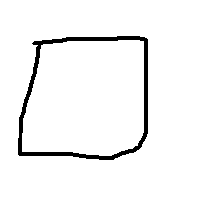
#> input picture Lab 2 - Classification Methods/images/rectangle/rec1.png, 200 x 200 px
$ jupyter execute utils.ipynb   (shell and % lines are left out)
#> lines starting #> are read from the running program, lines starting #| are printed output that depends on the picture; after the words box and inside, x2 and y2 are one past the last pixel; in counts of white or black regions, pixels touching at a corner belong together
## Utility Functions

It is good practice to keep your utility functions (functions that perform certain operations) separate from your machine learning pipeline. This helps you:

1. Focus on each operation/functionality on its own
2. Better trace code when something breaks
3. Perform unit testing

[cell 1]
### All imports we will need
import cv2
import numpy as np
import math
import glob
import matplotlib.pyplot as plt
from mpl_toolkits.mplot3d import Axes3D
from collections import Counter
# use interactive plots

[cell 2]
IN_DEBUG=False #### set debug to false when imported from another

## Data Preprocessing Utilities
Functions that implement the preprocessing operations

[cell 3]
def preprocess(img):
    # Preprocess the given image img.

    # [1] TODO: Convert the image to grayscale (~1 line)
    # Hint: Check the function cvtColor in opencv.
    gray_img=cv2.cvtColor(img, cv2.COLOR_BGR2GRAY )
    # [2] TODO: Blur the image to remove the noise (apply a 3x3 filter) (~1 line)
    # Hint: Check the function blur in opencv.
    # Hint: Pass the kernel size as an array (3, 3)
    ksize = (3, 3)
    blur_img=cv2.blur(gray_img, ksize)
    # [3] TODO: Convert the grayscale image to a binary image. Apply a threshold between 50 and 255 on the blurred image.
    #       The pixels having values less than 50 will be considered 0, and 255 otherwise. (~1 line)
    # Hint: Check the function threshold in opencv.
    # Hint: Use the type cv2.THRESH_BINARY with the type parameter.
    # Hint: This function has two return parameters. You can ignore the first one, and the second is the binary image.
    # Example: _, thresholded_img = cv2.threshold(....)

    _, thresholded_img = cv2.threshold(blur_img,50,255,cv2.THRESH_BINARY)
    return thresholded_img

[cell 4]
IN_DEBUG = True ## uncomment this line when you need to test your code, then re-comment it when done

if IN_DEBUG:
    ### test your implementation
    ######## DO NOT CHANGE THIS CODE ########
    img = cv2.imread('images/rectangle/rec1.png')
#> img is the input picture: shape (200, 200, 3); 95.4% white; 1 black region, box (x1, y1, x2, y2) and area: (18, 36, 148, 160) 1824
    thresholded_img = preprocess(img)
#> in preprocess, `blur_img=cv2.blur(gray_img, ksize)`:
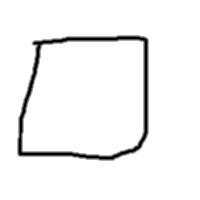
#> blur_img: shape (200, 200); min 0, max 255, mean 243.4
#> in preprocess, `_, thresholded_img = cv2.threshold(blur_img,50,255,cv2.THRESH_BINARY)`:
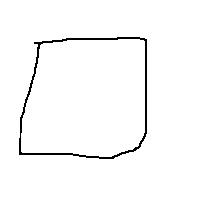
#> thresholded_img: shape (200, 200); 97.7% white; black in thin lines or dots, all inside (x1, y1, x2, y2) = (19, 37, 147, 159)
    assert np.all((thresholded_img==255) | (thresholded_img==0)), \
        'Preprocessing is incomplete: the resulting final image should be all 0 or 255'

## Feature Extraction Utilities
Functions that implement feature extractors

[cell 5]
def findContourArea(img):
    # This function finds the contours of a given image and returns it in the variable contours.
    ## understand contours:
    ### Contours can be explained simply as a curve joining all the continuous points (along the boundary), having same color or intensity.
    ### The contours are a useful tool for shape analysis and object detection and recognition.

    # NOTE: This function will not work correctly unless you preprocess the image properly as indicated.
    contours, hierarchy = cv2.findContours(img, cv2.RETR_TREE, cv2.CHAIN_APPROX_SIMPLE)
    ## the function findContours returns an array of contours and their hierarchy,
    ## Contours is a Python list of all the contours in the image. Each individual contour is a Numpy array of (x,y) coordinates of boundary points of the object.
    ## the list is sorted in terms of hierarchy, this means the outmost contour is in contours[0],
    ## and their direct inner contours are in contours[1] and so on and so forth

    # [4] TODO: Find the contour area of the given image (img) (~1 line)
    # Hint: check the function contourArea in opencv.
    # Hint: think which contour should be passed as argument to the function (which contour we should calculate its area)
    area = cv2.contourArea(contours[1])

    return area, contours

[cell 6]
def findBoundingRectangleArea(img, contours):
    # This function tries to fit the minimum bounding rectangle for the given contours.

    # [5] TODO: Find the minimum bounding rectangle that can fit the given contours.
    # Hint: Check the function boundingRect in opencv
    x,y,w,h = cv2.boundingRect(contours[1])
    # TODO (Optional): You can uncomment the following lines to show or display the bounded rectangle.
    bounding_rectangle = None
#     bounding_rectangle = cv2.rectangle(img.copy(), (x, y), (x + w, y + h), (0, 255, 0), 2)
#     if bounding_rectangle.all() != None: ## not none
#         cv2.imshow('Image_Rec', bounding_rectangle)
#         cv2.waitKey(0)

    # [6] TODO: Find the area of the bounding rectangle
    area = w*h
    return area, bounding_rectangle

[cell 7]
def findBoundingCircleArea(img, contours):
    # This function tries to fit the minimum bounding circle for the given contours.

    # [7] TODO: Find the minimum enclosing circle that can fit the given contours.
    # Hint: Check the function minEnclosingCircle in opencv
    (x_axis,y_axis),radius = cv2.minEnclosingCircle(contours[1])
    center = (int(x_axis),int(y_axis))
    # TODO (Optional): You can uncomment the following lines to show or display the bounded circle.
    bounding_circle = None
#     bounding_circle = cv2.circle(img.copy(), center, int(radius), (0, 255, 0), 2)
#     if bounding_circle.all() != None: ## not none
#         cv2.imshow('Image_Circle', bounding_circle)
#         cv2.waitKey(0)

    # [8] TODO: Find the area of the bounding circle
    area = math.pi* (int(radius)**2)
    return area, bounding_circle

[cell 8]
def findBoundingTriangleArea(img, contours):
    # This function tries to fit the minimum bounding triangle for the given contours.

    # [9] TODO: Find the minimum enclosing triangle that can fit the given contours.
    # Hint: Check the function minEnclosingTriangle in opencv and place its output in the variable x
    x = cv2.minEnclosingTriangle(contours[1])
    # TODO (Optional): You can uncomment the following lines to show or display the bounded triangle.
    bounding_triangle = None
#     bounding_triangle = cv2.polylines(img.copy(), np.int32([x[1]]), True, (0, 255, 0), 2)
#     if  bounding_triangle.all() != None: ## not none
#         cv2.imshow('Image_Triangle', bounding_triangle)
#         cv2.waitKey(0)

    # [10] TODO: Find the area of the bounding circle
    area = x[0]
    return area, bounding_triangle

[cell 9]
IN_DEBUG = True ## uncomment this line when you need to test your code, then re-comment it when done

if IN_DEBUG:
    ### test your implementation
    ######## DO NOT CHANGE THIS CODE ########
    img = cv2.imread('images/rectangle/rec1.png')
    thresholded_img = preprocess(img) ### assuming this function is behaving correctly
    img_area, img_contours = findContourArea(thresholded_img)
#> in findContourArea, `contours, hierarchy = cv2.findContours(img, cv2.RETR_TREE, cv2.CHAIN_A..`: contours = 3 contours; box (x1, y1, x2, y2) and area: (0, 0, 200, 200) 39601, (18, 36, 148, 160) 14150, (21, 39, 145, 157) 12772
#> in findContourArea, `area = cv2.contourArea(contours[1])`: area = 14150.5
#> img_area = 14150.5; img_contours has the same summary as contours in findContourArea
    rect_area, _ = findBoundingRectangleArea(thresholded_img, img_contours)
#> in findBoundingRectangleArea, `x,y,w,h = cv2.boundingRect(contours[1])`: x = 18; y = 36; w = 130; h = 124
#> in findBoundingRectangleArea, `area = w*h`: area = 16120
#> rect_area = 16120
    circ_area, _ = findBoundingCircleArea(thresholded_img, img_contours)
#> in findBoundingCircleArea, `(x_axis,y_axis),radius = cv2.minEnclosingCircle(contours[1])`: x_axis = 82.5; y_axis = 96.5; radius = 86.41
#> in findBoundingCircleArea, `center = (int(x_axis),int(y_axis))`: center = (82, 96)
#> in findBoundingCircleArea, `area = math.pi* (int(radius)**2)`: area = 23235.2
#> circ_area = 23235.2
    tri_area, _ = findBoundingTriangleArea(thresholded_img, img_contours)
#> in findBoundingTriangleArea, `x = cv2.minEnclosingTriangle(contours[1])`: x = (25933.5, [[-79, 150.1], [147, 161.4], [147, -68.1]])
#> in findBoundingTriangleArea, `area = x[0]`: area = 25933.5
#> tri_area = 25933.5

    assert round(img_area, 2)==14150.5,\
        f'findContourArea() is incorrect, expected {14150.5} found {area}'
    assert round(rect_area, 2)==16120.0, \
        f'findBoundingRectangleArea() is incorrect, expected {16120.0} found {area}'
    assert round(circ_area, 2)==23235.22, \
        f'findBoundingCircleArea() is incorrect, expected {23235.22} found {circ_area}'
    assert round(tri_area,2)==25933.5, \
        f'findBoundingTriangleArea() is incorrect, expected {25933.5} found {area}'

[cell 10]
def extract_features(img, class_number=None):
    # Given an image img, extract the following features.
    # 1. The ratio between the figure area and the minimum enclosing rectangle.
    # 2. The ratio between the figure area and the minimum enclosing circle.
    # 3. The ratio between the figure area and the minimum enclosing triangle.

    area, contours = findContourArea(img)
    area1, _ = findBoundingRectangleArea(img, contours)
    area2, _ = findBoundingCircleArea(img, contours)
    area3, _ = findBoundingTriangleArea(img, contours)
    features = []
    if(class_number != None):
        features.append(class_number)
    features.append(area/area1)
    features.append(area/area2)
    features.append(area/area3)
    # [11] TODO: Extract the features and append the class_number (if given) in the beginning of each feature vector.
    return features

[cell 11]
IN_DEBUG = True ## uncomment this line when you need to test your code, then re-comment it when done

if IN_DEBUG:
    ### test your implementation
    ######## DO NOT CHANGE THIS CODE ########
    expected_features = np.array([1.0, 0.88, 0.61, 0.55])
    results = np.array(extract_features(thresholded_img, 1))
#> in extract_features, `area, contours = findContourArea(img)`: area = 14150.5
#> in extract_features, `area1, _ = findBoundingRectangleArea(img, contours)`: area1 = 16120
#> in extract_features, `area2, _ = findBoundingCircleArea(img, contours)`: area2 = 23235.2
#> in extract_features, `area3, _ = findBoundingTriangleArea(img, contours)`: area3 = 25933.5
#> results = [1, 0.878, 0.609, 0.546]
    results = np.round(results, 2)
#> results = [1, 0.88, 0.61, 0.55]
    assert np.all(results == expected_features), \
        f'extract_features() is incorrect'

## Data Plotting Utilities
Functions that implement 3D plots to visualize data

[cell 12]
def plot(x, y, z, title='', xlabel='', ylabel='', zlabel='', color_style_str='', label_str='', figure=None, axis=None):
    # [12] TODO: Add title, x_label, y_label, z_label to axis (~4 lines)
    axis.set_label(title)
    axis.set_xlabel(xlabel)
    axis.set_ylabel(ylabel)
    axis.set_zlabel(zlabel)
    # [13] TODO: Scatter plot of data points with coordinates (x, y, z) with the corresponding color and label (~1 line)
    axis.scatter3D(x, y, z, color = color_style_str, label =label_str)
    handles, labels = axis.get_legend_handles_labels()

    unique = list(set(labels))
    handles = [handles[labels.index(u)] for u in unique]
    labels = [labels[labels.index(u)] for u in unique]

    axis.legend(handles, labels)

[cell 13]
# IN_DEBUG = True ## uncomment this line when you need to test your code, then re-comment it when done

if IN_DEBUG:
    ### test your implementation
    ######## DO NOT CHANGE THIS CODE ########
    np.random.seed(0)
    x = np.random.randint(10, size=8)
    y = np.random.randint(15, size=8)
    z = np.random.randint(20, size=8)
    fig = plt.figure()
    ax = fig.add_subplot(111, projection='3d')
    plot(x, y, z, title='Random Data',
               xlabel='Feature x.', ylabel='Feature y', zlabel='Feature z.', color_style_str='g',
               label_str="Data Points",
               figure=fig, axis=ax)
    plt.show()
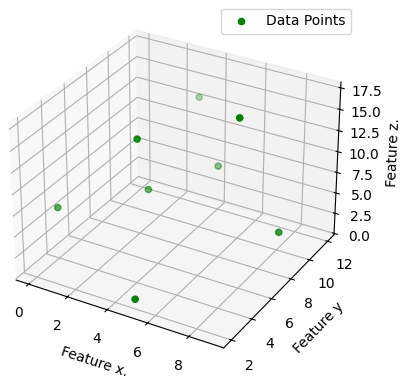
#> figure drawn by matplotlib, 1 panel
